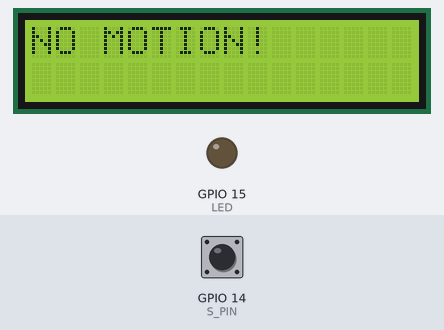
The sketch below on a simulated ESP32. On the bench: 16×2 character LCD, output pins drawn as LEDs (lit = HIGH). Dashed ring = blinking. Inputs (shaded band) come from the test bench; at power-on: GPIO 14 (S_PIN) LOW.

Above: at 2.0 s.
2.1 s: GPIO 14 (S_PIN) driven HIGH
At 3.1 s:
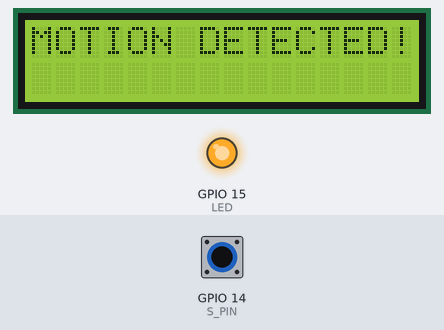
5.1 s: GPIO 14 (S_PIN) driven LOW
At 6.2 s:
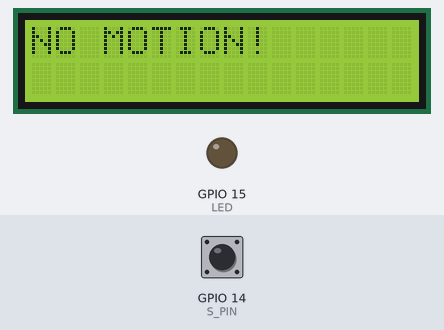
8.1 s: GPIO 14 (S_PIN) driven HIGH
At 9.0 s:
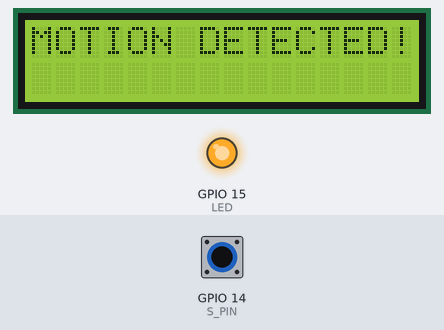
11.1 s: GPIO 14 (S_PIN) driven LOW
At 12.1 s:
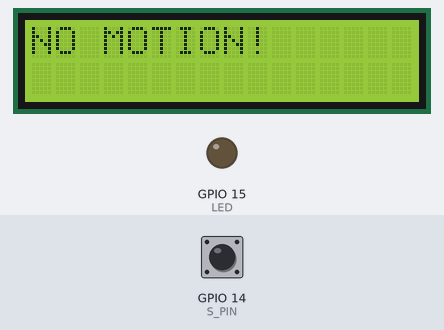
14.1 s: GPIO 14 (S_PIN) driven HIGH
At 15.0 s:
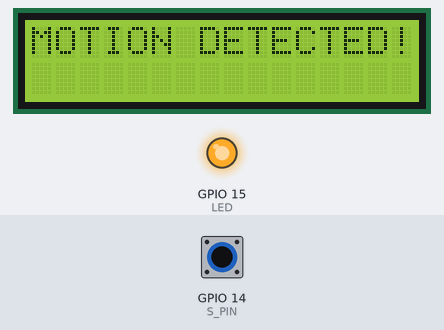
17.1 s: GPIO 14 (S_PIN) pulsed LOW 5 times (0.12 s each, 0.3 s apart)
At 17.9 s:
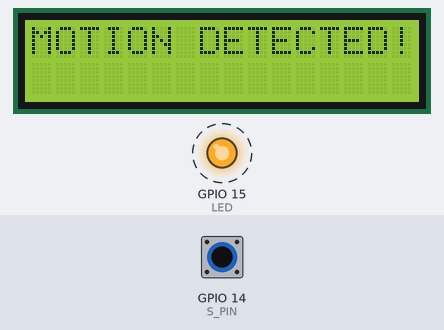
Timing chart, 0 to 20.1 s (numbered marks = the images above; inputs shaded):
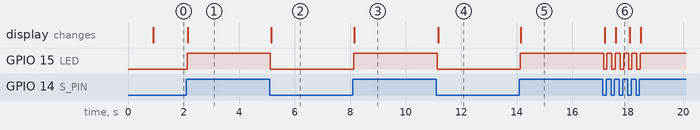

Measured:
- after the input at 2.1 s, GPIO 15 (LED): LOW → HIGH at once; the display: changes at once (image 1)
- after the input at 5.1 s, GPIO 15 (LED): HIGH → LOW at once; the display: changes after 0.07 s (image 2)
- after the input at 8.1 s, GPIO 15 (LED): LOW → HIGH at once; the display: changes after 0.05 s (image 3)
- after the input at 11.1 s, GPIO 15 (LED): HIGH → LOW at once; the display: changes after 0.07 s (image 4)
- after the input at 14.1 s, GPIO 15 (LED): LOW → HIGH at once; the display: changes after 0.05 s (image 5)
- after the input at 17.1 s, GPIO 15 (LED): alternates HIGH for 0.18 s and LOW for 0.13 s, 10 changes in all, then stays HIGH, starting at once; the display: first changes after 0.07 s (image 6 shows a later state)

The sketch:

main.ino
```cpp
#include <LiquidCrystal_I2C.h>
#include <Wire.h>

LiquidCrystal_I2C lcd(0x27, 16, 2);

#define LED 15
#define S_PIN 14

void setup() {
  // put your setup code here, to run once:

  pinMode(LED, OUTPUT);
  pinMode(S_PIN, INPUT);

  Wire.begin(21, 22);
  lcd.init();
  lcd.backlight();

  lcd.setCursor(0, 0);
  lcd.print("Light Cup!");

  delay(800);

  lcd.clear();


}

void loop() {
  // put your main code here, to run repeatedly:

  int sensorState = digitalRead(S_PIN);

    lcd.setCursor(0, 0);
    lcd.print("                ");
    lcd.setCursor(0, 0);

  if(sensorState == HIGH){

    digitalWrite(LED, HIGH);
    lcd.print("MOTION DETECTED!");
  }
  else{

    digitalWrite(LED, LOW);
    lcd.print("NO MOTION!");
  }


}
```
